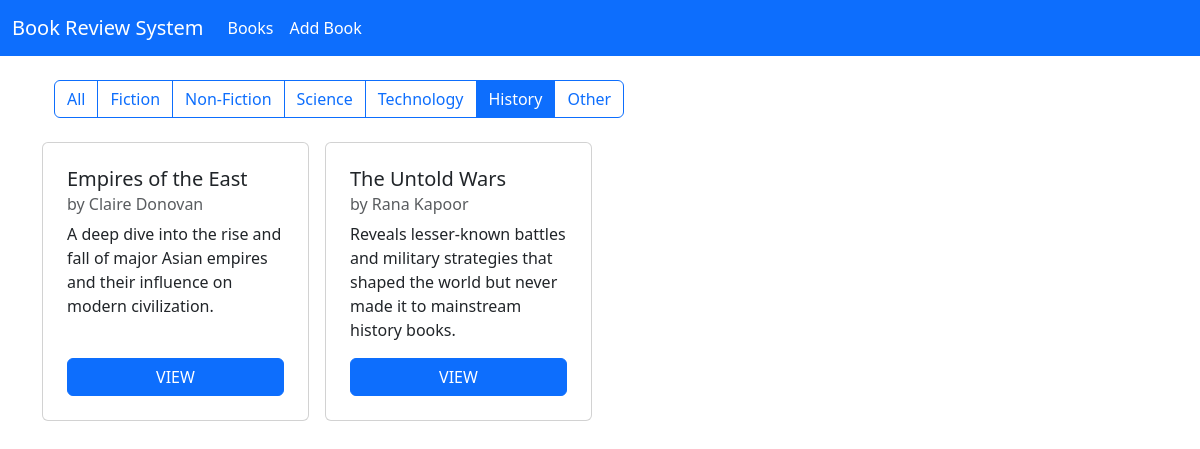
Screenshot of /?genre=history with the database file from the repository.
### book/models.py (models this page shows, shortened)
class Book(models.Model):
    GENRE_CHOICES = [
        ("fiction","Fiction"),
        ("non_fiction","Non-Fiction"),
        ("science","Science"),
        ("technology","technology"),
        ("history","History"),
        ("other","Other")
    ]
    title = models.CharField(max_length=200)
    author = models.CharField(max_length=200)
    description = models.TextField()
    genre = models.CharField(max_length=20,choices=GENRE_CHOICES)
    isbn = models.CharField('ISBN',max_length=13,unique=True)
    publication_date = models.DateField()
    average_rating = models.DecimalField(
        max_digits=3,
        decimal_places=2,
        validators=[MinLengthValidator(0),MaxLengthValidator(5)],
        default=0
    )
    created_at = models.DateTimeField(auto_now_add=True)
    updated_at = models.DateTimeField(auto_now=True)

### book/views.py (the view)
# urls.py: path("",book_list,name="book-list"),
def book_list(req):
    genre = req.GET.get("genre")
    if genre:
        obj = Book.objects.filter(genre=genre)
    else:
        obj = Book.objects.all().order_by("created_at")
    return render(req,"book/book_list.html",{"lst":obj})

### book/templates/book/book_list.html (shortened to what this page needs)
{% extends "book/base.html" %}
{% block content %}
<div class="container-fluid">
    <div class="container">
        <div class="container mt-4">
            <div class="row mb-4">
                <div class="col">
                    <div class="btn-group">
                        <a href="{% url 'book-list' %}" class="btn btn-outline-primary {% if not request.GET.genre %}active{% endif %}">
                            All
                        </a>
                        <a href="?genre=fiction" class="btn btn-outline-primary {% if request.GET.genre == 'fiction' %}active{% endif %}">
                            Fiction
                        </a>
                        <a href="?genre=non_fiction" class="btn btn-outline-primary {% if request.GET.genre == 'non_fiction' %}active{% endif %}">
                            Non-Fiction
                        </a>
                        <a href="?genre=science" class="btn btn-outline-primary {% if request.GET.genre == 'science' %}active{% endif %}">
                            Science
                        </a>
                        <a href="?genre=technology" class="btn btn-outline-primary {% if request.GET.genre == 'technology' %}active{% endif %}">
                            Technology
                        </a>
                        <a href="?genre=history" class="btn btn-outline-primary {% if request.GET.genre == 'history' %}active{% endif %}">
                            History
                        </a>
                        <a href="?genre=other" class="btn btn-outline-primary {% if request.GET.genre == 'other' %}active{% endif %}">
                            Other
                        </a>
                    </div>
                </div>
            </div>
        </div>
    </div>
    <div class="container-fluid">
        <div class="container ">
            <div class="row g-3">
                {% for bk in lst %}
                <div class="col-md-4 col-lg-3">
                    <div class="card p-2 h-100">
                        <div class="card-body d-flex flex-column">
                            <h5 class="card-title">{{bk.title}}</h5>
                            <h6 class="card-subtitle mb-2 text-body-secondary">by {{bk.author}}</h6>
                            <p class="card-text">{{bk.description}}</p>
                            <a href="{% url 'book-detail' bk.pk %}" class="btn btn-primary mt-auto">VIEW</a>
                        </div>
                    </div>
                </div>
                {% endfor %}
            </div>
        </div>
    </div>
    {% endblock %}

### rows the page displays
Book: title "Empires of the East", author "Claire Donovan", description "A deep dive into the rise and fall of major Asian empires and their influence on modern civilization."
Book: title "The Untold Wars", author "Rana Kapoor", description "Reveals lesser-known battles and military strategies that shaped the world but never made it to mainstream history books."
